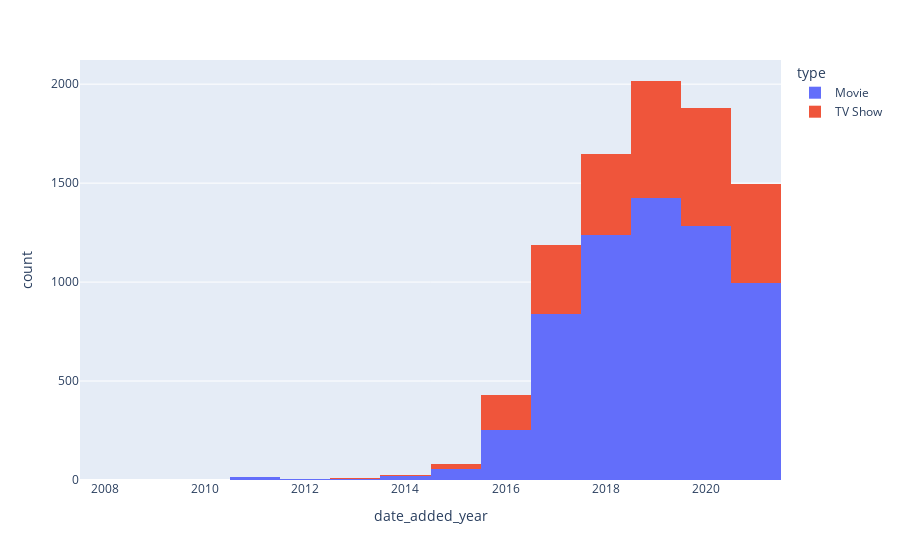

Write notebook code for a chart like this one.
### Code cell
px.histogram(netflix_df, x = 'date_added_year', color='type')

### Figure 1 — Plotly figure (JSON) as saved in the notebook; plotly's stock layout.template omitted (floating-point values rounded to 4 significant figures; data arrays with more than 128 entries replaced by an {"elided": "..."} marker saying what was removed)
{"data": [{"alignmentgroup": "True", "bingroup": "x", "hovertemplate": "type=Movie<br>date_added_year=%{x}<br>count=%{y}<extra></extra>", "legendgroup": "Movie", "marker": {"color": "#636efa", "pattern": {"shape": ""}}, "name": "Movie", "offsetgroup": "Movie", "orientation": "v", "showlegend": true, "type": "histogram", "x": {"elided": "6131 int values"}, "xaxis": "x", "yaxis": "y"}, {"alignmentgroup": "True", "bingroup": "x", "hovertemplate": "type=TV Show<br>date_added_year=%{x}<br>count=%{y}<extra></extra>", "legendgroup": "TV Show", "marker": {"color": "#EF553B", "pattern": {"shape": ""}}, "name": "TV Show", "offsetgroup": "TV Show", "orientation": "v", "showlegend": true, "type": "histogram", "x": {"elided": "2676 int values"}, "xaxis": "x", "yaxis": "y"}], "layout": {"barmode": "relative", "legend": {"title": {"text": "type"}, "tracegroupgap": 0}, "margin": {"t": 60}, "xaxis": {"anchor": "y", "domain": [0, 1], "title": {"text": "date_added_year"}}, "yaxis": {"anchor": "x", "domain": [0, 1], "title": {"text": "count"}}}}
